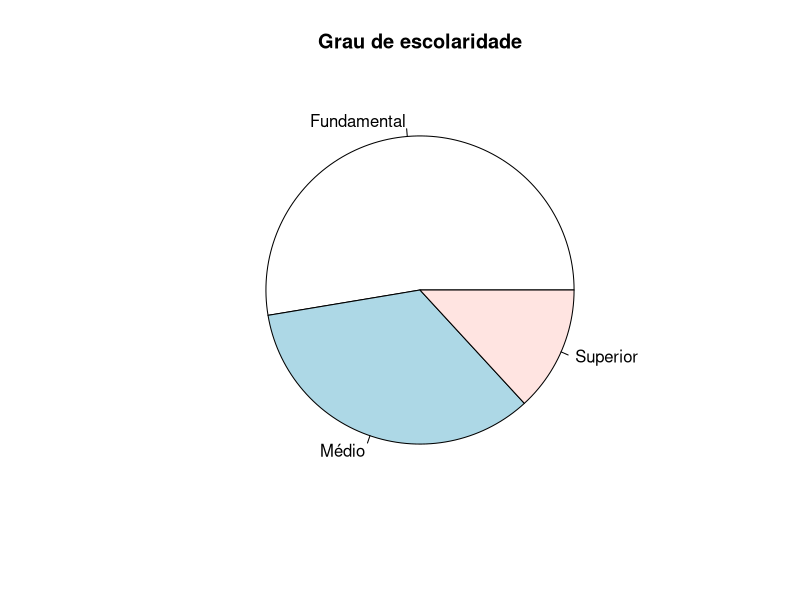
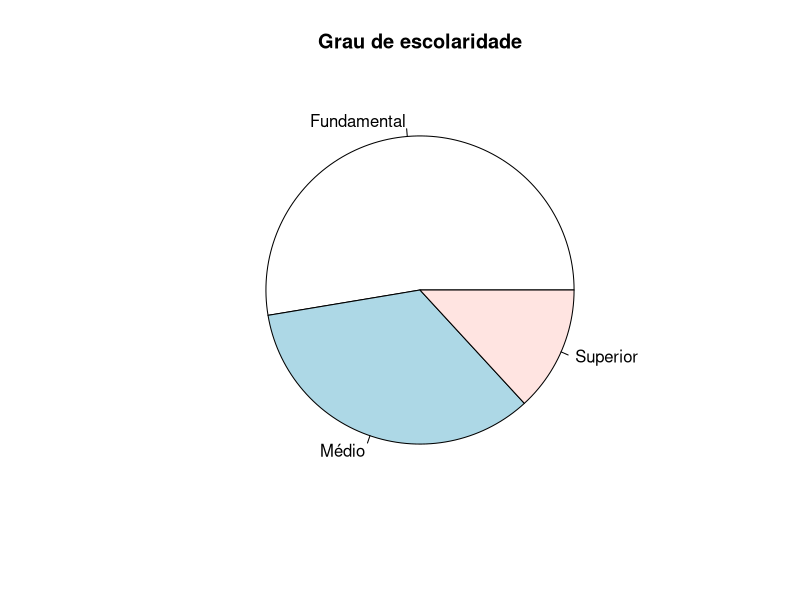

These charts were generated, in order, by the following R code:
## ---- chunk 1
alunos <- c(1000, 650, 250)
names(alunos) <- c("Fundamental", "Médio", "Superior")
pie(alunos)

## ---- chunk 2
# Para adicionar título ao gráfico
title("Grau de escolaridade")

# OU: 
pie(alunos, main = "Grau de escolaridade")
